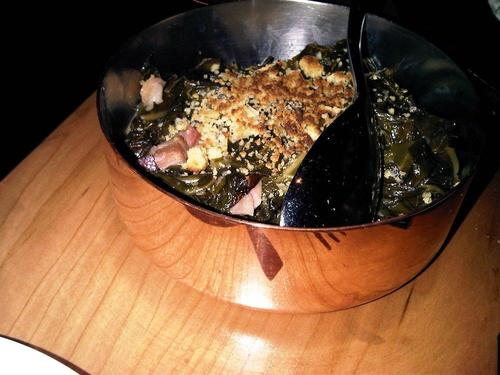
#> input picture training_gallary/100564.jpg, 500 x 375 px; its folder holds 4 pictures in this run
$ jupyter execute --allow-errors Uimage_CNN_new.ipynb   (older library calls are emulated)
#> lines starting #> are read from the running program, lines starting #| are printed output that depends on the picture
[cell 1]
from google.colab import drive
#> (the rest of this cell did not finish here and is left out)

[cell 2]
#import and resize image data to the list 'images'
import cv2
import os
import glob
import PIL
from PIL import Image
img_dir = "/content/drive/My Drive/data-X/dataset/training_gallary"
data_path = os.path.join(img_dir,'*g')
files = glob.glob(data_path)
images = []
for f1 in files:
    img = cv2.imread(f1)
#> img is the input picture: shape (375, 500, 3); mean B, G, R 58.4, 86.2, 122.4
    img = cv2.cvtColor(img, cv2.COLOR_RGB2BGR) #convert from RGB to BGR
    img = cv2.resize(img, (32, 32))  #resize the images
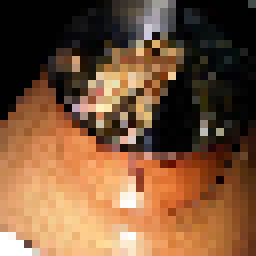
#> img: shape (32, 32, 3) (shown 8 times larger); mean R, G, B 122.3, 85.9, 58.2
    images.append(img)
#> pass 2 of the loop `for f1 in files:`:
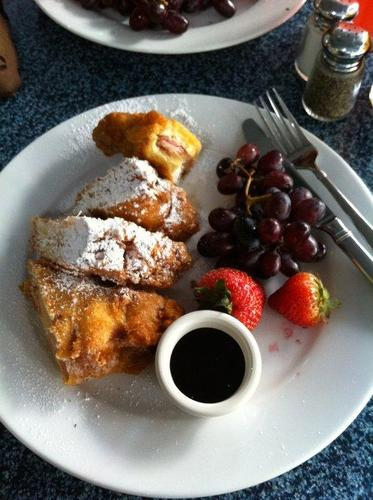
#> input picture training_gallary/100608.jpg, 373 x 500 px
#> img is the input picture: shape (500, 373, 3); mean B, G, R 98.2, 105.1, 114.1
#> `img = cv2.resize(img, (32, 32))`:
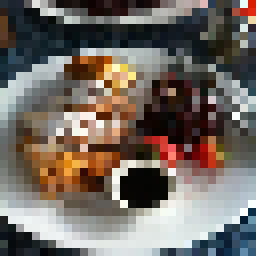
#> img: shape (32, 32, 3) (shown 8 times larger); mean R, G, B 113.9, 105, 98
#> pass 3 of the loop `for f1 in files:`:
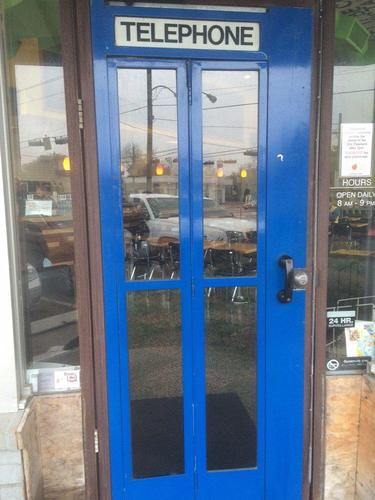
#> input picture training_gallary/100626.jpg, 375 x 500 px
#> img is the input picture: shape (500, 375, 3); mean B, G, R 142.5, 123.3, 107.9
#> `img = cv2.resize(img, (32, 32))`:
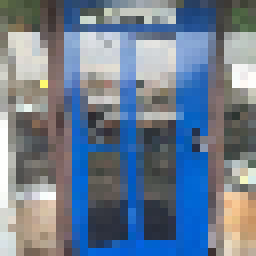
#> img: shape (32, 32, 3) (shown 8 times larger); mean R, G, B 109.7, 124.6, 143.2
#> the loop made 4 passes; the first 3 are shown
